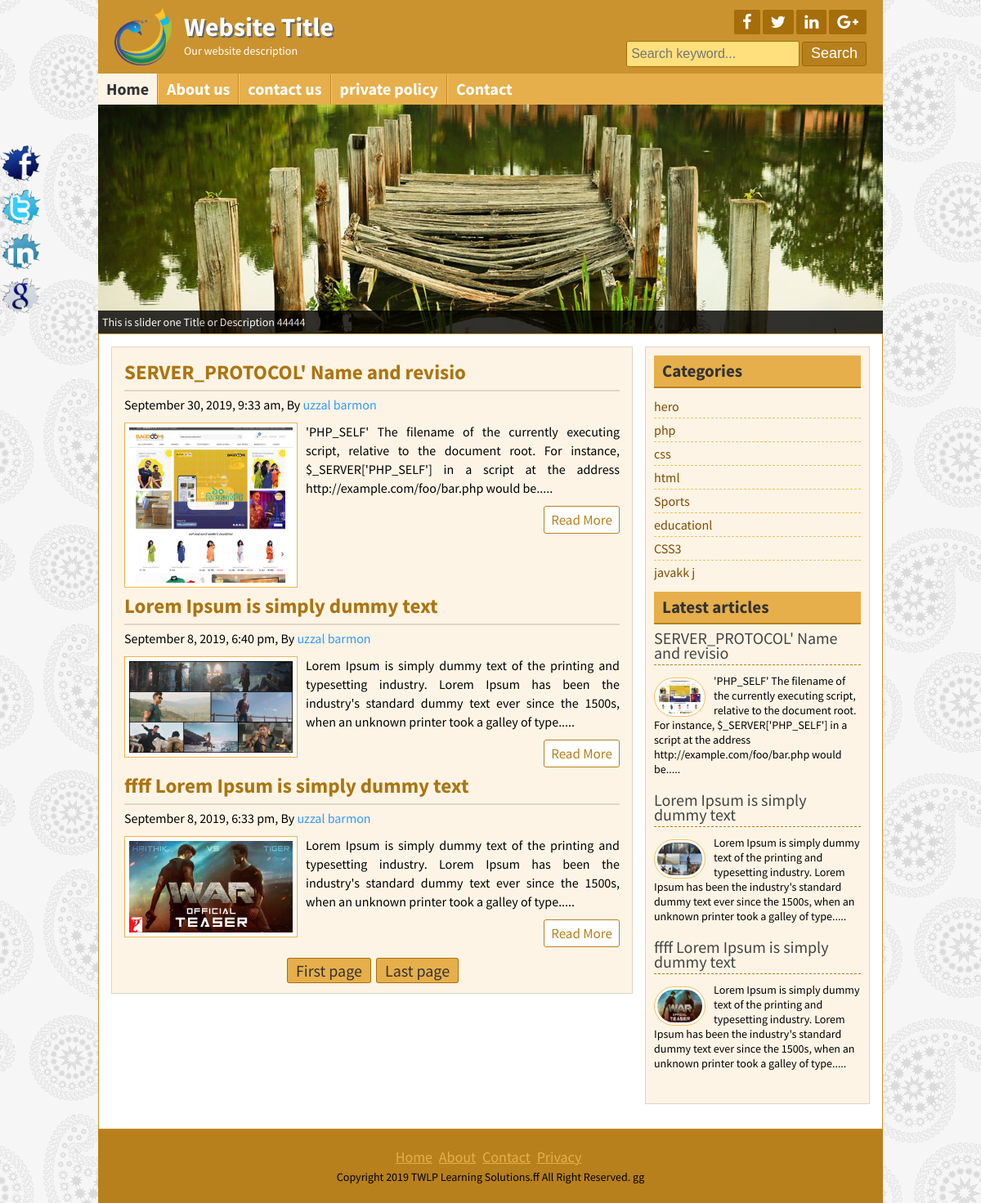
The page / on the database its author committed.
### tables this page shows
CREATE TABLE `add_page` (
  `id` int(11) NOT NULL,
  `name` varchar(255) NOT NULL,
  `body` text NOT NULL
);

CREATE TABLE `blog_post` (
  `id` int(11) NOT NULL,
  `cat` int(11) NOT NULL,
  `title` varchar(255) NOT NULL,
  `body` text NOT NULL,
  `images` varchar(255) NOT NULL,
  `author` varchar(50) NOT NULL,
  `tag` varchar(255) NOT NULL,
  `date` timestamp NOT NULL DEFAULT CURRENT_TIMESTAMP
);

CREATE TABLE `blog_catagory` (
  `id` int(11) NOT NULL,
  `name` varchar(255) NOT NULL
);

CREATE TABLE `footer_bl` (
  `id` int(11) NOT NULL,
  `copy_fb` varchar(255) NOT NULL
);

### lib/Database.php (called while the page is built, shortened)
<?php
Class Database{
	public $host   = DB_HOST;
	public $user   = DB_USER;
	public $pass   = DB_PASS;
	public $dbname = DB_NAME;
	public $link;
	private function connectDB(){
	$this->link = new mysqli($this->host, $this->user, $this->pass, $this->dbname);
 }
	public function select($query){
		$result = $this->link->query($query) or die($this->link->error.__LINE__);
		if($result->num_rows > 0){
			return $result;
		} else {
			return false;
		}
	}
}

### helpers/Format.php (called while the page is built, shortened)
<?php
class Format
{
	public  function formatedate($date){
	return	date('F j, Y, g:i a', strtotime($date));
	}
	public function textshort($body, $limit= 200){
	    $body = $body. " ";
	    $body = substr($body, 0, $limit);
	    $body = substr($body, 0, strripos($body, ' '));
	    $body = $body. ".....";
	    return $body;
	}
}
?>

### index.php (the view, shortened to what this page needs)
<?php include 'inc/header.php'; ?>
<?php include 'inc/slider.php'; ?>
	<div class="contentsection contemplete clear">
		<div class="maincontent clear">
		<?php
			$per_page = 4;
			if (isset($_GET['page'])) {
				$page = $_GET["page"];
			}else{
				$page=1;
			}
			$start_form =($page-1) * $per_page;
		?>
		   <?php
		   $query ="select * from blog_post order by id desc LIMIT $start_form, $per_page";
		   $post=  $db->select($query);
		    if($post){
		      while ($result =$post->fetch_assoc()) {
		   ?>
			<div class="samepost clear">
				<h2><a href="post.php?id=<?php echo $result['id']; ?>"><?php echo $result['title']; ?></a></h2>
				<h4><?php echo $fm->formatedate ($result['date']); ?>, By <a href=""><?php echo $result['author']; ?></a></h4>
				 <a href="#"><img src="admin/<?php echo $result['images']; ?>" alt="post image"/></a>
				<p>
					<?php echo $fm->textshort($result['body']); ?>
				</p>
				<div class="readmore clear">
					<a href="post.php?id=<?php echo $result['id']; ?>"> Read More</a>
				</div>
			</div>
		<?php  } ?>
		<?php
		$query  ="select * from blog_post";
		$result =  $db->select($query);
		$total_rows = mysqli_num_rows($result);
		$total_pages = ($total_rows/$per_page);
		echo "<span class='pagination'> <a href ='index.php?page=1'>".'First page'."</a>";
		?>
		<?php echo "<a href ='index.php?page=$total_pages'>".'Last page'."</a></span>" ?>
		<?php } else{header('Location:404.php'); } ?>
		</div>
<?php include 'inc/sidbar.php';?>
<?php include 'inc/footer.php';?>

### inc/header.php (shortened to what this page needs)
<?php include 'lib/Database.php'; ?>
<?php include 'helpers/Format.php'; ?>
<?php
$db = new Database();
$fm = new Format();
?>
<!DOCTYPE html>
<html>
<head>
	<link rel="stylesheet" href="font-awesome-4.5.0/css/font-awesome.css">
	<link rel="stylesheet" href="css/nivo-slider.css" type="text/css" media="screen" />
	<link rel="stylesheet" href="style.css">
</head>
<body>
	<div class="headersection templete clear">
		<a href="#">
			<div class="logo">
				<img src="images/logo.png" alt="Logo"/>
				<h2>Website Title</h2>
				<p>Our website description</p>
			</div>
		</a>
		<div class="social clear">
			<div class="icon clear">
				<a href="#" target="_blank"><i class="fa fa-facebook"></i></a>
				<a href="#" target="_blank"><i class="fa fa-twitter"></i></a>
				<a href="#" target="_blank"><i class="fa fa-linkedin"></i></a>
				<a href="#" target="_blank"><i class="fa fa-google-plus"></i></a>
			</div>
			<div class="searchbtn clear">
			<form action="search.php" method="get">
				<input type="text" name="search" placeholder="Search keyword..."/>
				<input type="submit" name="submit" value="Search"/>
			</form>
			</div>
		</div>
	</div>
<div class="navsection templete">
	<ul>
		<li><a id="active" href="index.php">Home</a></li>
		<?php
$query = "select * from add_page ";
$addpagek = $db->select($query);
if ($addpagek) {
    while ($result=$addpagek->fetch_assoc()) {
?>
		<li><a href="page.php?addpageid=<?php echo $result['id'];?>"> <?php echo $result['name'];?></a></li>
		<?php }}  ?>
		<li><a href="contact.php">Contact</a></li>
	</ul>
</div>

### inc/slider.php (shortened to what this page needs)
<div class="slidersection templete clear">
        <div id="slider">
            <?php
		   $query ="select * from blog_slider ";
		   $post=  $db->select($query);
		    if($post){
		      while ($result =$post->fetch_assoc()) {
		   ?>
            <a href="#"><img src="admin/<?php echo $result['images']; ?>" alt="nature 1" title="<?php echo $result['title']; ?>" /></a>
            		<?php  }} ?>
        </div>
</div>

### inc/sidbar.php
<div class="sidebar clear">
			<div class="samesidebar clear">
				<h2>Categories</h2>
					<ul>
					    <?php
		   $query ="select * from blog_catagory";
		   $catagori=  $db->select($query);
		    if($catagori){
		      while ($result =$catagori->fetch_assoc()) {
		   ?>
						<li><a href="posts.php?catagori=<?php echo $result['id']; ?>"><?php echo $result ['name']; ?></a></li>
		<?php }} else{  ?>
		<li>No Category </li>
		<?php } ?>
					</ul>
			</div>
			<div class="samesidebar clear">
				<h2>Latest articles</h2>
				<?php
		   $query ="select * from blog_post order by id desc LIMIT 3";
		   $post=  $db->select($query);
		    if($post){
		      while ($result =$post->fetch_assoc()) {
		   ?>
					<div class="popular clear">
						<h3><a href="#"><?php echo $result ['title']?></a></h3>
						<a href="post.php?id=<?php echo $result['id']; ?>"><img src="admin/<?php echo $result['images']; ?>" alt="post image"/></a>
							<?php echo $fm->textshort($result['body'],200); ?>
					</div>
						<?php } } else{header('Location:404.php'); } ?>
			</div>
		</div>
	</div>

### inc/footer.php (shortened to what this page needs)
	<div class="footersection templete clear">
	  <div class="footermenu clear">
		<ul>
			<li><a href="#">Home</a></li>
			<li><a href="#">About</a></li>
			<li><a href="#">Contact</a></li>
			<li><a href="#">Privacy</a></li>
		</ul>
	  </div>
	                  <?php
$query = "select * from footer_bl where id='1'";
$copyright = $db->select($query);
if ($copyright) {
    while ($result= $copyright->fetch_assoc()) {
?>
	  <p><?php echo $result['copy_fb']; ?></p>
	  <?php }} ?>
	</div>
	<div class="fixedicon clear">
		<a href="http://www.facebook.com"><img src="images/fb.png" alt="Facebook"/></a>
		<a href="http://www.twitter.com"><img src="images/tw.png" alt="Twitter"/></a>
		<a href="http://www.linkedin.com"><img src="images/in.png" alt="LinkedIn"/></a>
		<a href="http://www.google.com"><img src="images/gl.png" alt="GooglePlus"/></a>
	</div>
</body>
</html>

### css/nivo-slider.css (style rules this page uses)
.nivoSlider { position:relative; }
.nivoSlider a.nivo-imageLink { position:absolute; top:0px; left:0px; width:100%; height:100%; border:0; padding:0; margin:0; z-index:60; display:none; }

### rows shown on the page
add_page: name "About us"
add_page: name "contact us"
add_page: name "private policy"
blog_post: title "SERVER_PROTOCOL' Name and revisio", date "September 30, 2019, 9:33 am", author "uzzal barmon", images (picture), body "'PHP_SELF' The filename of the currently executing script, relative to the document root. For instance, $_SERVER['PHP_SELF'] in a script at the address http://example.com/foo/bar.php would be....."
blog_post: title "Lorem Ipsum is simply dummy text", date "September 8, 2019, 6:40 pm", author "uzzal barmon", images (picture), body "Lorem Ipsum is simply dummy text of the printing and typesetting industry. Lorem Ipsum has been the industry's standard dummy text ever since the 1500s, when an unknown printer took a galley of type....."
blog_post: title "ffff Lorem Ipsum is simply dummy text", date "September 8, 2019, 6:33 pm", author "uzzal barmon", images (picture), body "Lorem Ipsum is simply dummy text of the printing and typesetting industry. Lorem Ipsum has been the industry's standard dummy text ever since the 1500s, when an unknown printer took a galley of type....."
blog_catagory: name "hero"
blog_catagory: name "php"
blog_catagory: name "css"
blog_catagory: name "html"
blog_catagory: name "Sports"
blog_catagory: name "educationl"
blog_catagory: name "CSS3"
blog_catagory: name "javakk j"
footer_bl: copy_fb "Copyright 2019 TWLP Learning Solutions.ff All Right Reserved. gg"
